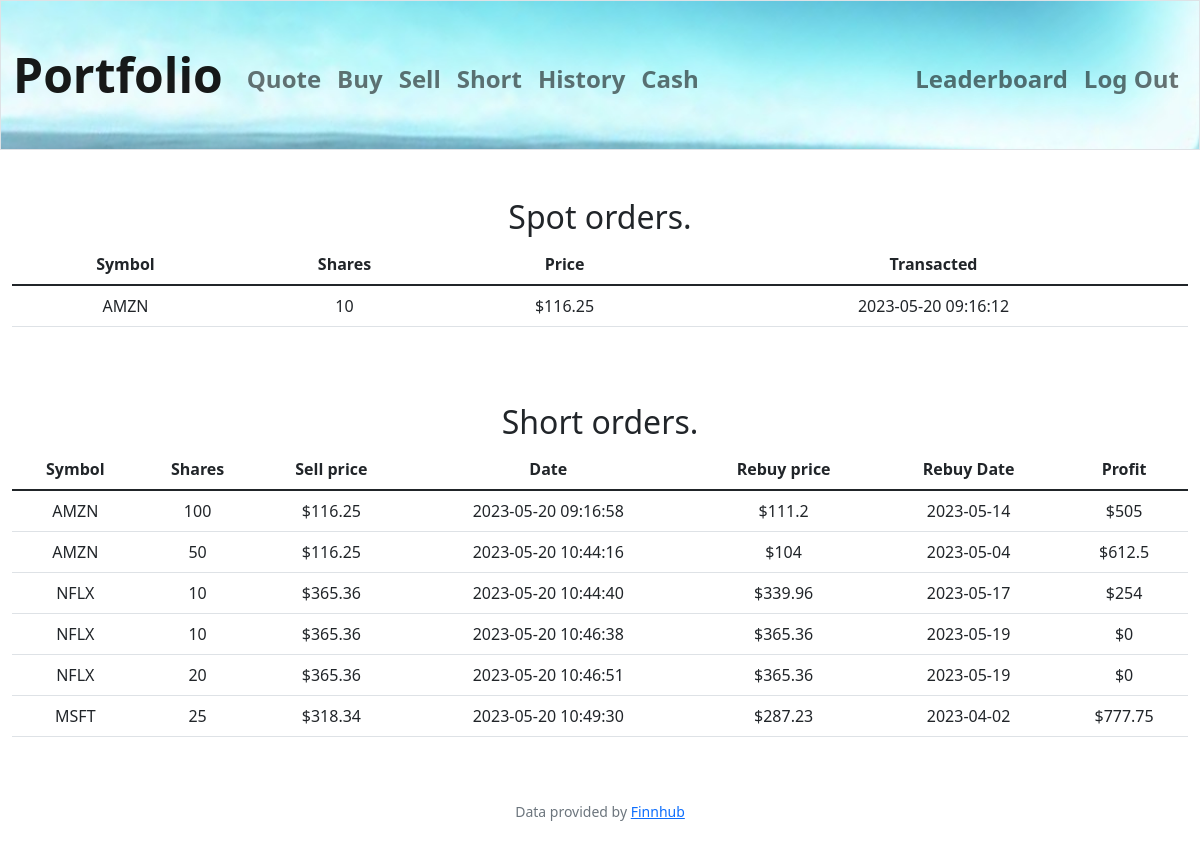
Page /history (signed in) on the earlier database version.
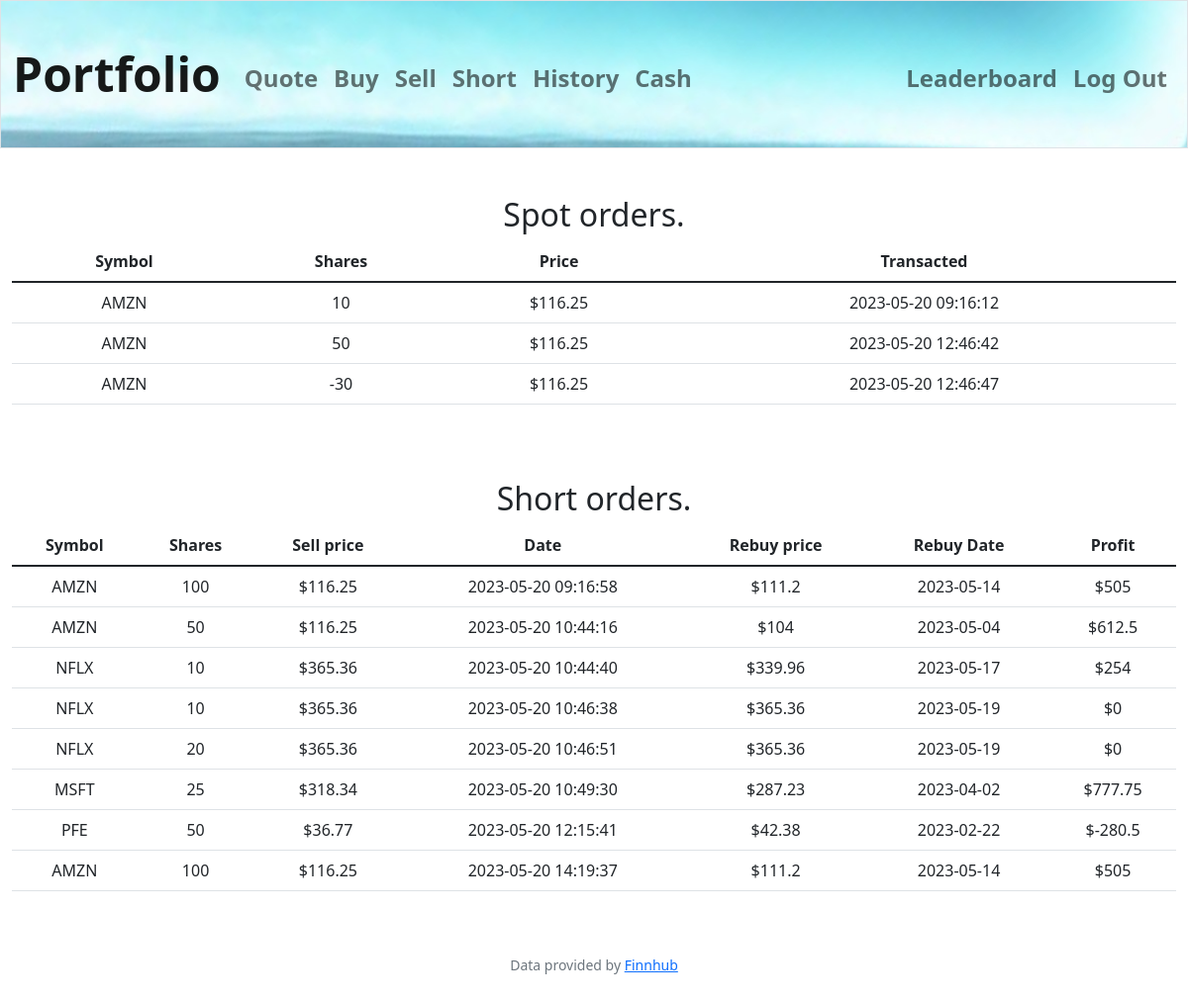
Same page on the later database version.
### tables this page shows
CREATE TABLE orders (
order_id INTEGER PRIMARY KEY AUTOINCREMENT NOT NULL,
user_id INTEGER,
company_name TEXT,
symbol TEXT NOT NULL,
price NUMERIC NOT NULL,
shares NUMERIC NOT NULL,
date DATE);

CREATE TABLE short (
short_id INTEGER PRIMARY KEY AUTOINCREMENT NOT NULL,
user_id INTEGER,
company_name TEXT,
symbol TEXT NOT NULL,
sell_price NUMERIC NOT NULL,
shares NUMERIC NOT NULL,
date DATE,
rebuy_price NUMERIC,
rebuy_date DATE,
profit NUMERIC);

### app.py (the view)
@app.route("/history")
@login_required
def history():
    orders = db_connection.execute("SELECT * FROM orders WHERE user_id = ?;", (session["user_id"],))
    closed_short_orders = db_connection.execute(
        "SELECT * FROM short WHERE (rebuy_price IS NOT NULL) AND user_id = ?;",
        (session["user_id"],)
    )
    return render_template(
        "history.html", orders=orders, closed_short_orders=closed_short_orders
    )

### app.py (called while the page is built)
@app.after_request
def after_request(response):
    response.headers["Cache-Control"] = "no-cache, no-store, must-revalidate"
    response.headers["Expires"] = 0
    response.headers["Pragma"] = "no-cache"
    return response

### db_connect.py (called while the page is built)
    def connect(self):
        self.conn = sqlite3.connect("database_project.db")

    def execute(self, query, params=None):
        self.connect()
        cursor = self.conn.cursor()
        if params:
            cursor.execute(query, params)
        else:
            cursor.execute(query)
        if query.lower().startswith("insert") or  query.lower().startswith("update"):
            self.conn.commit()
            last_row_id = cursor.lastrowid
            self.conn.close()
            return last_row_id
        result = cursor.fetchall()
        columns = [col[0] for col in cursor.description]
        rows = [dict(zip(columns, row)) for row in result]
        self.conn.close()
        return rows

### helpers.py (called while the page is built)
def login_required(f):
    @wraps(f)
    def decorated_function(*args, **kwargs):
        if session.get("user_id") is None:
            return redirect("/login")
        return f(*args, **kwargs)
    return decorated_function

### templates/history.html (shortened to what this page needs)
{% extends "layout.html" %}
{% block main %}
    <h2>Spot orders.</h2>
    <table class="table">
        <thead>
            <tr>
                <th>Symbol</th>
                <th>Shares</th>
                <th>Price</th>
                <th>Transacted</th>
            </tr>
        </thead>
        <tbody>
            {% for order in orders %}
            <tr>
                <td>{{ order.symbol }}</td>
                <td>{{ order.shares }}</td>
                <td>${{ order.price }}</td>
                <td>{{ order.date }}</td>
            </tr>
            {% endfor %}
        </tbody>
    </table>
    <h2>Short orders.</h2>
    <table class="table">
        <thead>
            <tr>
                <th>Symbol</th>
                <th>Shares</th>
                <th>Sell price</th>
                <th>Date</th>
                <th>Rebuy price</th>
                <th>Rebuy Date</th>
                <th>Profit</th>
            </tr>
        </thead>
        <tbody>
            {% for short in closed_short_orders %}
            <tr>
                <td>{{ short.symbol }}</td>
                <td>{{ short.shares }}</td>
                <td>${{ short.sell_price }}</td>
                <td>{{ short.date }}</td>
                <td>${{ short.rebuy_price }}</td>
                <td>{{ short.rebuy_date }}</td>
                <td>${{ short.profit }}</td>
            </tr>
            {% endfor %}
        </tbody>
    </table>
{% endblock %}

### templates/layout.html (shortened to what this page needs)
<!DOCTYPE html>
<html lang="en">
    <head>
        <link href="https://cdn.jsdelivr.net/npm/bootstrap@5.1.3/dist/css/bootstrap.min.css" rel="stylesheet">
        <link href="/static/styles.css" rel="stylesheet">
    </head>
    <body>
        <nav class="bg-light border navbar navbar-expand-md navbar-light">
            <div class="container-fluid">
                <a class="navbar-brand" href="/">Portfolio</a>
                <div class="collapse navbar-collapse" id="navbar">
                    {% if session["user_id"] %}
                        <ul class="navbar-nav me-auto mt-2">
                            <li class="nav-item"><a class="nav-link" href="/quote">Quote</a></li>
                            <li class="nav-item"><a class="nav-link" href="/buy">Buy</a></li>
                            <li class="nav-item"><a class="nav-link" href="/sell">Sell</a></li>
                            <li class="nav-item"><a class="nav-link" href="/short">Short</a></li>
                            <li class="nav-item"><a class="nav-link" href="/history">History</a></li>
                            <li class="nav-item"><a class="nav-link" href="/cash">Cash</a></li>
                        </ul>
                        <ul class="navbar-nav ms-auto mt-2">
                            <li class="nav-item"><a class="nav-link" href="/leaderboard">Leaderboard</a></li>
                            <li class="nav-item"><a class="nav-link" href="/logout">Log Out</a></li>
                        </ul>
                    {% else %}
                        <ul class="navbar-nav ms-auto mt-2">
                            <li class="nav-item"><a class="nav-link" href="/register">Register</a></li>
                            <li class="nav-item"><a class="nav-link" href="/login">Log In</a></li>
                        </ul>
                    {% endif %}
                </div>
            </div>
        </nav>
        <main class="container-fluid py-5 text-center">
            {% block main %}{% endblock %}
        </main>
        <footer class="mb-5 small text-center text-muted">
            Data provided by <a href="https://finnhub.io/">Finnhub</a>
        </footer>
    </body>
</html>

### static/styles.css (style rules this page uses)
.navbar { background-image: url("fotor_03.jpg"); background-repeat: no-repeat; background-size: cover; height: 150px !important; }
nav .navbar-brand { font-size: xxx-large; font-weight: bold; }
nav .nav-link { font-size: x-large; font-weight: bold; }

Differences in the rows shown:
added orders: symbol "AMZN", shares "50", price "116.25", date "2023-05-20 12:46:42"
added orders: symbol "AMZN", shares "-30", price "116.25", date "2023-05-20 12:46:47"
added short: symbol "PFE", shares "50", sell_price "36.77", date "2023-05-20 12:15:41", rebuy_price "42.38", rebuy_date "2023-02-22", profit "-280.5"
added short: symbol "AMZN", shares "100", sell_price "116.25", date "2023-05-20 14:19:37", rebuy_price "111.2", rebuy_date "2023-05-14", profit "505"
